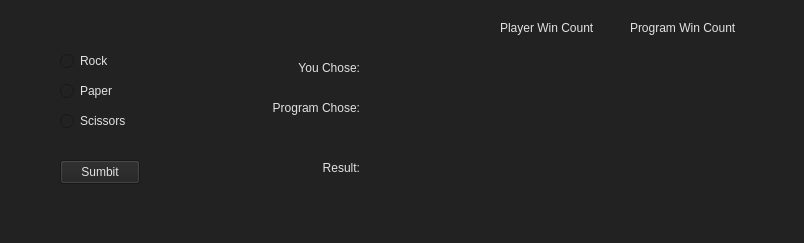
<?xml version="1.0" encoding="UTF-8"?>
<ui version="4.0">
 <class>MainWindow</class>
 <widget class="QMainWindow" name="MainWindow">
  <property name="geometry">
   <rect>
    <x>0</x>
    <y>0</y>
    <width>804</width>
    <height>243</height>
   </rect>
  </property>
  <property name="windowTitle">
   <string>MainWindow</string>
  </property>
  <property name="autoFillBackground">
   <bool>false</bool>
  </property>
  <property name="styleSheet">
   <string notr="true">background-color: rgb(34, 34, 34);
color: rgb(226, 226, 226);</string>
  </property>
  <widget class="QWidget" name="centralwidget">
   <widget class="QRadioButton" name="rockRadioButton">
    <property name="geometry">
     <rect>
      <x>60</x>
      <y>50</y>
      <width>91</width>
      <height>22</height>
     </rect>
    </property>
    <property name="text">
     <string>Rock</string>
    </property>
   </widget>
   <widget class="QRadioButton" name="paperRadioButton">
    <property name="geometry">
     <rect>
      <x>60</x>
      <y>80</y>
      <width>91</width>
      <height>22</height>
     </rect>
    </property>
    <property name="text">
     <string>Paper</string>
    </property>
   </widget>
   <widget class="QRadioButton" name="scissorsRadioButton">
    <property name="geometry">
     <rect>
      <x>60</x>
      <y>110</y>
      <width>91</width>
      <height>22</height>
     </rect>
    </property>
    <property name="text">
     <string>Scissors</string>
    </property>
   </widget>
   <widget class="QPushButton" name="SubmitBtn">
    <property name="geometry">
     <rect>
      <x>60</x>
      <y>160</y>
      <width>80</width>
      <height>24</height>
     </rect>
    </property>
    <property name="text">
     <string>Sumbit</string>
    </property>
   </widget>
   <widget class="QLabel" name="label">
    <property name="geometry">
     <rect>
      <x>260</x>
      <y>60</y>
      <width>100</width>
      <height>16</height>
     </rect>
    </property>
    <property name="text">
     <string>You Chose:</string>
    </property>
    <property name="alignment">
     <set>Qt::AlignRight|Qt::AlignTrailing|Qt::AlignVCenter</set>
    </property>
   </widget>
   <widget class="QLabel" name="playerChoiceLabel">
    <property name="geometry">
     <rect>
      <x>380</x>
      <y>60</y>
      <width>100</width>
      <height>16</height>
     </rect>
    </property>
    <property name="text">
     <string/>
    </property>
   </widget>
   <widget class="QLabel" name="label_2">
    <property name="geometry">
     <rect>
      <x>260</x>
      <y>100</y>
      <width>100</width>
      <height>16</height>
     </rect>
    </property>
    <property name="text">
     <string>Program Chose:</string>
    </property>
    <property name="alignment">
     <set>Qt::AlignRight|Qt::AlignTrailing|Qt::AlignVCenter</set>
    </property>
   </widget>
   <widget class="QLabel" name="programChoiceLabel">
    <property name="geometry">
     <rect>
      <x>380</x>
      <y>100</y>
      <width>100</width>
      <height>16</height>
     </rect>
    </property>
    <property name="text">
     <string/>
    </property>
   </widget>
   <widget class="QLabel" name="label_3">
    <property name="geometry">
     <rect>
      <x>260</x>
      <y>160</y>
      <width>100</width>
      <height>16</height>
     </rect>
    </property>
    <property name="text">
     <string>Result:</string>
    </property>
    <property name="alignment">
     <set>Qt::AlignRight|Qt::AlignTrailing|Qt::AlignVCenter</set>
    </property>
   </widget>
   <widget class="QLabel" name="resultLabel">
    <property name="geometry">
     <rect>
      <x>380</x>
      <y>160</y>
      <width>100</width>
      <height>16</height>
     </rect>
    </property>
    <property name="text">
     <string/>
    </property>
   </widget>
   <widget class="QLabel" name="label_4">
    <property name="geometry">
     <rect>
      <x>500</x>
      <y>20</y>
      <width>110</width>
      <height>16</height>
     </rect>
    </property>
    <property name="text">
     <string>Player Win Count</string>
    </property>
   </widget>
   <widget class="QLabel" name="label_8">
    <property name="geometry">
     <rect>
      <x>630</x>
      <y>20</y>
      <width>110</width>
      <height>16</height>
     </rect>
    </property>
    <property name="text">
     <string>Program Win Count</string>
    </property>
   </widget>
   <widget class="QLabel" name="playerWinCountLbl">
    <property name="geometry">
     <rect>
      <x>500</x>
      <y>60</y>
      <width>91</width>
      <height>16</height>
     </rect>
    </property>
    <property name="text">
     <string/>
    </property>
    <property name="alignment">
     <set>Qt::AlignCenter</set>
    </property>
   </widget>
   <widget class="QLabel" name="programWinCountLbl">
    <property name="geometry">
     <rect>
      <x>630</x>
      <y>60</y>
      <width>110</width>
      <height>16</height>
     </rect>
    </property>
    <property name="text">
     <string/>
    </property>
    <property name="alignment">
     <set>Qt::AlignCenter</set>
    </property>
   </widget>
  </widget>
  <widget class="QStatusBar" name="statusbar"/>
 </widget>
 <resources/>
 <connections/>
</ui>
